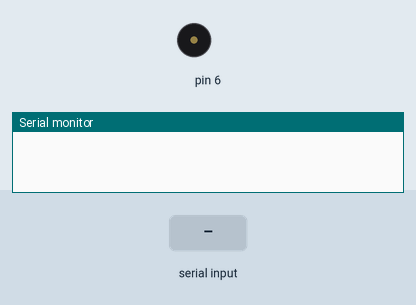
The sketch below on a simulated Arduino Uno, built with avr-gcc and run on an emulated ATmega328P. Shown: buzzer (waves = sounding), the last lines printed to the serial monitor. The test bench sets the inputs (shaded band).

Above: at 1.2 s.
1.3 s: "win\n" received over Serial
At 2.0 s:
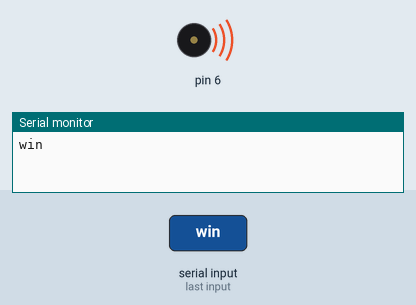
3.8 s: "start\n" received over Serial
At 5.0 s:
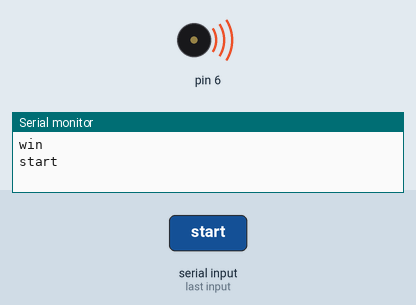
5.3 s: "lose\n" received over Serial
Timing chart, 0 to 9.3 s (numbered marks = the images above; inputs shaded):
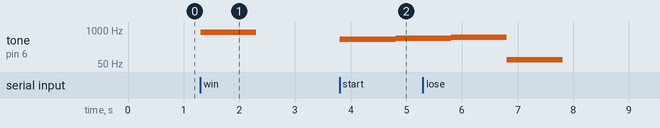

Measured:
- after the input at 1.3 s, tone on pin 6: silent → 831 Hz at once, → silent 1.0 s later
- after the input at 3.8 s, tone on pin 6: silent → 440 Hz at once, → 494 Hz 1.0 s later

The sketch:

toneMultiple1.ino
```cpp
String inputString = "";
boolean stringComplete = false;
void setup() {
  // initialize serial:
  Serial.begin(9600);
  // reserve 200 bytes for the inputString:
  inputString.reserve(200);
  pinMode(6, OUTPUT);

}

void loop() {
  serialEvent(); //call the function
  // print the string when a newline arrives:
  if (stringComplete) {
    inputString.trim();
    Serial.println(inputString);
    //toneNumber = inputString.toInt();

      if (inputString.equals("win")) {
    tone(6, 831, 1000);

  }else if(inputString.equals("start")){
    //play 3 tones
      noTone(11);
    // Note A4 = 440    `
    tone(6, 440, 1000);
    delay(1000);
    noTone(6);
    // Note B4 = 494:
    tone(6, 494, 1000);
    delay(1000);
    noTone(7);
    // Note C5 = 523:
    tone(6, 523, 1000);
    delay(1000);
  }
  else if(inputString.equals("lose")){
    tone(6, 73, 1000);
  }
    inputString = "";
    stringComplete = false;
  }

}

void serialEvent() {
  while (Serial.available()) {
    // get the new byte:
    char inChar = (char)Serial.read();
    // add it to the inputString:
    //inputString += inChar;
    if (inChar != '\n') {
      inputString += inChar;
      //Serial.println(inputString);

    }
    // if the incoming character is a newline, set a flag
    // so the main loop can do something about it:
    if (inChar == '\n') {
      stringComplete = true;
      //Serial.println(inputString);
    }
  }
}
```
